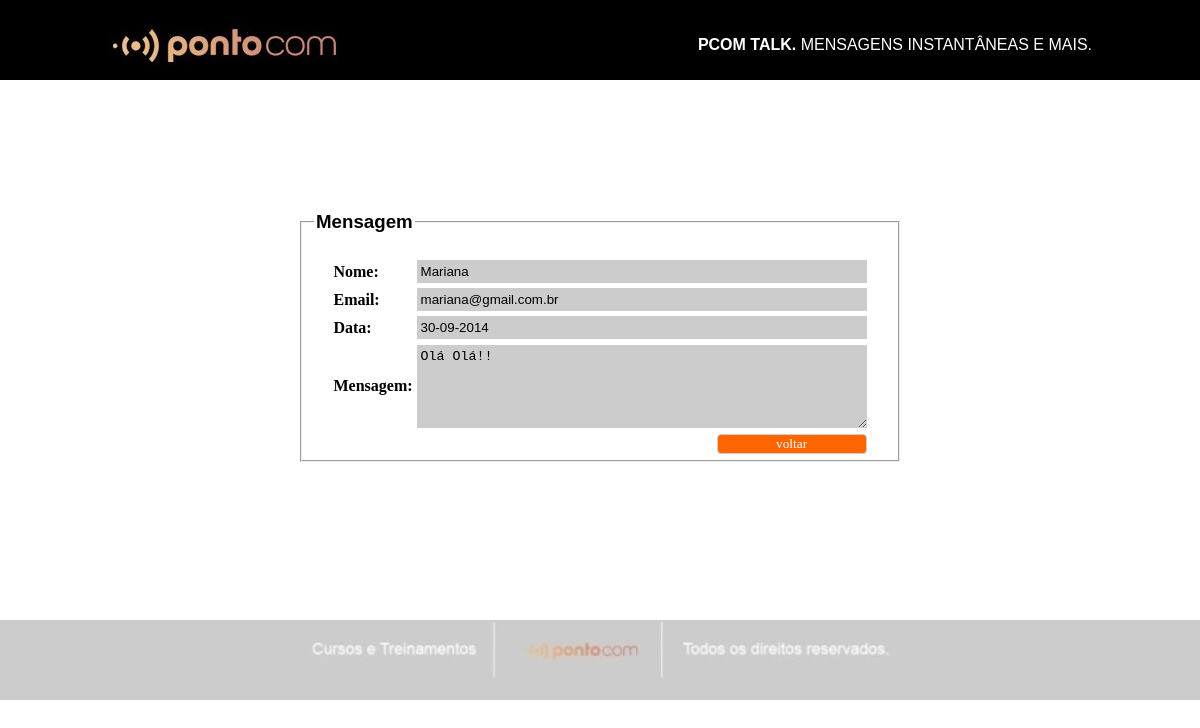
Page /visualizar.php?id=55 on the committed database.
### tables this page shows
CREATE TABLE IF NOT EXISTS `dados` (
  `id_msg` int(11) NOT NULL AUTO_INCREMENT,
  `id_usuario` int(11) NOT NULL,
  `nome` varchar(60) NOT NULL,
  `email` varchar(60) NOT NULL,
  `data` date NOT NULL,
  `mensagem` text NOT NULL,
  PRIMARY KEY (`id_msg`),
  KEY `id_usuario` (`id_usuario`)
);

### visualizar.php (the view, shortened to what this page needs)
<html>
<head>
	<link rel="stylesheet" type="text/css" href="style.css">
</head>
<body>
	<div id="topoInterno"><img id = "img1" src="logo.jpg"><p id="text2"><b>PCOM TALK.</b> MENSAGENS INSTANTÂNEAS E MAIS.</p></div>
	<div id = "tabela">
		<fieldset>
			<legend><h3>Mensagem</h3></legend>
			<?php
				$id = $_REQUEST['id'];
				$res = mysql_query("SELECT * FROM dados WHERE id_msg = $id") or die (mysql_error());
				$sql = mysql_fetch_array($res);
			?>
			<form method="post" action="visualizar.php">
			<table id = 'new_table'>
				<tr>
					<th>Nome:</th>
					<td><input type = "text" name = "nome" id = "nome" class = "txt" readonly = "readonly" value="<?php echo $nome = $sql['nome']; ?>"></td>
				</tr>
				<tr>
					<th>Email:</th>
					<td><input type = "text" name = "email" id = "email" class = "txt" readonly = "readonly" value="<?php echo $email = $sql['email']; ?>"></td>
				</tr>
				<tr>
					<th>Data:</th>
					<td><input type = "text" name = "data" value = "<?php echo $data = date("d-m-Y"); ?>" readonly = "readonly" class = "txt"/></td>
				</tr>
				<tr>
					<th>Mensagem:</th>
					<td><textarea name = "mensagem" id = "mensagem" cols = "30" rows = "5" class = "txt" readonly = "readonly" required><?php echo $msg = $sql['mensagem']; ?></textarea></td>
				</tr>
				<tr>
					<td colspan = "2"><a href = "painel.php"><input type = "button" value = "voltar" id = "btn"></a></td>
				</tr>
			</table>
			</form>
		</fieldset>
	</div>
	<div id = "rodape"><img id = "img2" src = "rodape.jpg"></div>
</body>
</html>

### style.css (style rules this page uses)
body { font-family: "Arial"; margin: 0; padding: 0; }
th { text-align: left; font-family: Cursive; }
fieldset { height: 100%; margin: 180 auto; }
#img1 { text-align: left; margin: 10 auto; }
#img2 { display: block; margin-left: auto; margin-right: auto; }
#new_table { width: 250px; height: 200px; margin: 0 auto; border: none; }
#tabela { width: 600px; height: 250px; margin: 0 auto; }
#btn { width: 150px; background-color: #ff6600; border-radius: 4px; border: 1px solid #ccc; font-family: Cursive; color: #fff; float:right; text-decoration:none; }
.txt { right: 350px; width: 450px; border: none; background: #ccc; padding: 4px; }
#text2 { color: #fff; text-align: right; margin: -40 auto; font-size: 16px; }
#topoInterno { width: 984px; height: 68px; background-color: #000; margin: -68 auto; }
#rodape { width: 100%; height: 10%; background-color: #ccc; margin-top: 178px; }

### rows in the picture
dados: nome "Mariana", email "mariana@gmail.com.br", mensagem "Olá Olá!!"
